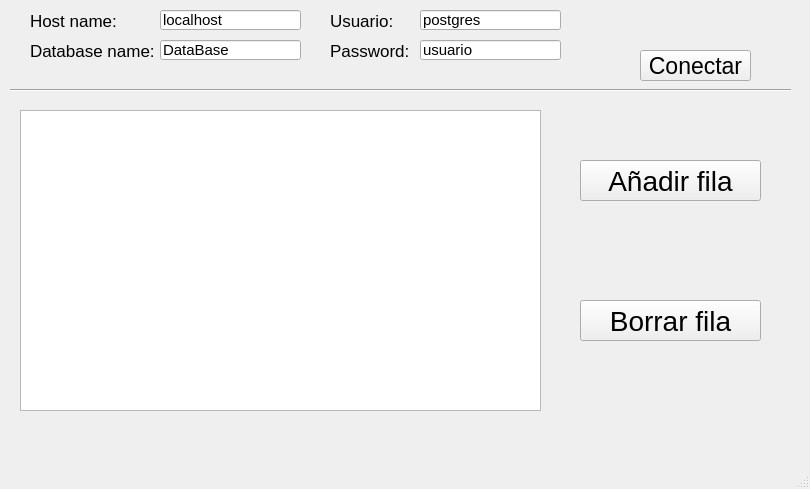
<?xml version="1.0" encoding="UTF-8"?>
<ui version="4.0">
 <class>MainWindow</class>
 <widget class="QMainWindow" name="MainWindow">
  <property name="geometry">
   <rect>
    <x>0</x>
    <y>0</y>
    <width>810</width>
    <height>489</height>
   </rect>
  </property>
  <property name="windowTitle">
   <string>MainWindow</string>
  </property>
  <widget class="QWidget" name="centralwidget">
   <widget class="Line" name="line">
    <property name="geometry">
     <rect>
      <x>10</x>
      <y>80</y>
      <width>781</width>
      <height>20</height>
     </rect>
    </property>
    <property name="orientation">
     <enum>Qt::Horizontal</enum>
    </property>
   </widget>
   <widget class="QTableView" name="tableView">
    <property name="geometry">
     <rect>
      <x>20</x>
      <y>110</y>
      <width>521</width>
      <height>301</height>
     </rect>
    </property>
    <property name="font">
     <font>
      <pointsize>11</pointsize>
     </font>
    </property>
    <property name="dragEnabled">
     <bool>false</bool>
    </property>
   </widget>
   <widget class="QPushButton" name="btn_anyadir">
    <property name="geometry">
     <rect>
      <x>580</x>
      <y>160</y>
      <width>181</width>
      <height>41</height>
     </rect>
    </property>
    <property name="font">
     <font>
      <pointsize>21</pointsize>
     </font>
    </property>
    <property name="text">
     <string>Añadir fila</string>
    </property>
   </widget>
   <widget class="QPushButton" name="btn_borrar">
    <property name="geometry">
     <rect>
      <x>580</x>
      <y>300</y>
      <width>181</width>
      <height>41</height>
     </rect>
    </property>
    <property name="font">
     <font>
      <pointsize>21</pointsize>
     </font>
    </property>
    <property name="text">
     <string>Borrar fila</string>
    </property>
   </widget>
   <widget class="QPushButton" name="btn_conectar">
    <property name="geometry">
     <rect>
      <x>640</x>
      <y>50</y>
      <width>111</width>
      <height>31</height>
     </rect>
    </property>
    <property name="font">
     <font>
      <pointsize>17</pointsize>
     </font>
    </property>
    <property name="text">
     <string>Conectar</string>
    </property>
   </widget>
   <widget class="QLabel" name="label">
    <property name="geometry">
     <rect>
      <x>30</x>
      <y>10</y>
      <width>91</width>
      <height>21</height>
     </rect>
    </property>
    <property name="font">
     <font>
      <pointsize>13</pointsize>
     </font>
    </property>
    <property name="text">
     <string>Host name:</string>
    </property>
   </widget>
   <widget class="QLabel" name="label_2">
    <property name="geometry">
     <rect>
      <x>30</x>
      <y>40</y>
      <width>131</width>
      <height>21</height>
     </rect>
    </property>
    <property name="font">
     <font>
      <pointsize>13</pointsize>
     </font>
    </property>
    <property name="text">
     <string>Database name:</string>
    </property>
   </widget>
   <widget class="QLineEdit" name="txt_hostname">
    <property name="geometry">
     <rect>
      <x>160</x>
      <y>10</y>
      <width>141</width>
      <height>20</height>
     </rect>
    </property>
    <property name="font">
     <font>
      <pointsize>11</pointsize>
     </font>
    </property>
    <property name="text">
     <string>localhost</string>
    </property>
   </widget>
   <widget class="QLineEdit" name="txt_databasename">
    <property name="geometry">
     <rect>
      <x>160</x>
      <y>40</y>
      <width>141</width>
      <height>20</height>
     </rect>
    </property>
    <property name="font">
     <font>
      <pointsize>11</pointsize>
     </font>
    </property>
    <property name="text">
     <string>DataBase</string>
    </property>
   </widget>
   <widget class="QLabel" name="label_3">
    <property name="geometry">
     <rect>
      <x>330</x>
      <y>40</y>
      <width>81</width>
      <height>21</height>
     </rect>
    </property>
    <property name="font">
     <font>
      <pointsize>13</pointsize>
     </font>
    </property>
    <property name="text">
     <string>Password:</string>
    </property>
   </widget>
   <widget class="QLabel" name="label_4">
    <property name="geometry">
     <rect>
      <x>330</x>
      <y>10</y>
      <width>71</width>
      <height>21</height>
     </rect>
    </property>
    <property name="font">
     <font>
      <pointsize>13</pointsize>
     </font>
    </property>
    <property name="text">
     <string>Usuario:</string>
    </property>
   </widget>
   <widget class="QLineEdit" name="txt_username">
    <property name="geometry">
     <rect>
      <x>420</x>
      <y>10</y>
      <width>141</width>
      <height>20</height>
     </rect>
    </property>
    <property name="font">
     <font>
      <pointsize>11</pointsize>
     </font>
    </property>
    <property name="text">
     <string>postgres</string>
    </property>
   </widget>
   <widget class="QLineEdit" name="txt_password">
    <property name="geometry">
     <rect>
      <x>420</x>
      <y>40</y>
      <width>141</width>
      <height>20</height>
     </rect>
    </property>
    <property name="font">
     <font>
      <pointsize>11</pointsize>
      <strikeout>false</strikeout>
     </font>
    </property>
    <property name="text">
     <string>usuario</string>
    </property>
   </widget>
  </widget>
  <widget class="QMenuBar" name="menubar">
   <property name="geometry">
    <rect>
     <x>0</x>
     <y>0</y>
     <width>810</width>
     <height>21</height>
    </rect>
   </property>
  </widget>
  <widget class="QStatusBar" name="statusbar"/>
 </widget>
 <resources/>
 <connections/>
</ui>
